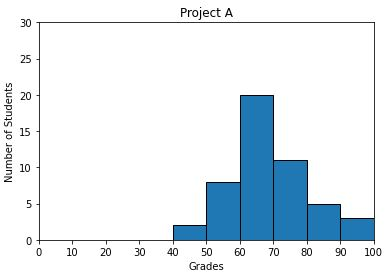

Here is the Python script that generated this plot:
#!/usr/bin/env python3
import numpy as np
import matplotlib.pyplot as plt

np.random.seed(5)
student_grades = np.random.normal(68, 15, 50)

intervalo = range(0, 109, 10)
plt.hist(student_grades, bins=intervalo, edgecolor='black')
plt.xlabel('Grades')
plt.ylabel('Number of Students')
plt.title('Project A')
plt.xlim(0, 100)
plt.ylim(0, 30)
plt.xticks(intervalo)
